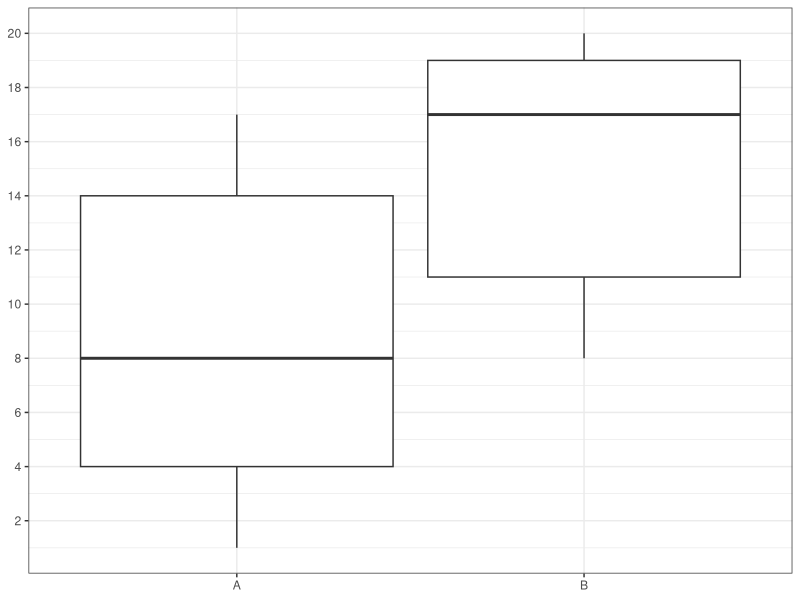

This chart was generated by the following R code: (Note: this script raises an error after producing the figure.)
## ---- chunk 1
library(dplyr)
library(ggplot2)


## Generación de datos
A <- sample(1:20, 5)
B <- sample(1:20, 5)

qA <- quantile(A)
qB<- quantile(B)

## Sorteamos un tipo de pregunta
df <- data.frame(x = c("A", "B"),
                 min = c(qA[1], qB[1]),
                 low = c(qA[2], qB[2]),
                 mid = c(qA[3], qB[3]),
                 top = c(qA[4], qB[4]),
                 max = c(qA[5], qB[5]))

gg <- ggplot(df, aes(x = x,
                     ymin = min,
                     lower = low,
                     middle = mid,
                     upper = top,
                     ymax = max)) +
    geom_boxplot(stat = "identity") +
    scale_y_continuous(breaks=seq(2,20, by = 2)) +
    theme_bw() +
    xlab(NULL)


## Creamos un data.frame para poder identificar las respuestas incorrectas
grupo <- sample(0:1, 1) ## 0 es igual al grupo A

preguntas <- c("el recorrido", "recorrido intercuartílico", "semi recorrido intercuartilar")

if(grupo == 0){
    correctas <- c(qA[5] - qA[1], qA[4] - qA[2], (qA[4] - qA[2])/2)
} else {
    correctas <- c(qB[5] - qB[1], qB[4] - qB[2], (qB[4] - qB[2])/2)
}


dfpreguntas <- data.frame(id = 1:3, preguntas = preguntas, correctas = correctas, stringsAsFactors = FALSE)

## Aleatorizamos el tipo de pregunta (si es mínimo, cuartil, mediana, ...)
i <- sample(1:3, 1)

## Elegimos las respuestas incorrectas
incorrectas <- dfpreguntas$correctas[dfpreguntas$id != i]


## Elegimos un tipo de pregunta
opciones <- as.character(c(correctas[i], incorrectas))

## QUESTION/ANSWER GENERATION
questions <- character(4)
solutions <- logical(4)

questions[1] <- opciones[1]
solutions[1] <- TRUE

questions[2] <- opciones[2]
solutions[2] <- FALSE
    
questions[3] <- opciones[3]
solutions[3] <- FALSE

questions[4] <- opciones[4]
solutions[4] <- FALSE
## ---- chunk 2
gg
## ---- chunk 3
answerlist(questions, markup = "markdown")
## ---- chunk 4
answerlist(solutions, markup = "markdown")
